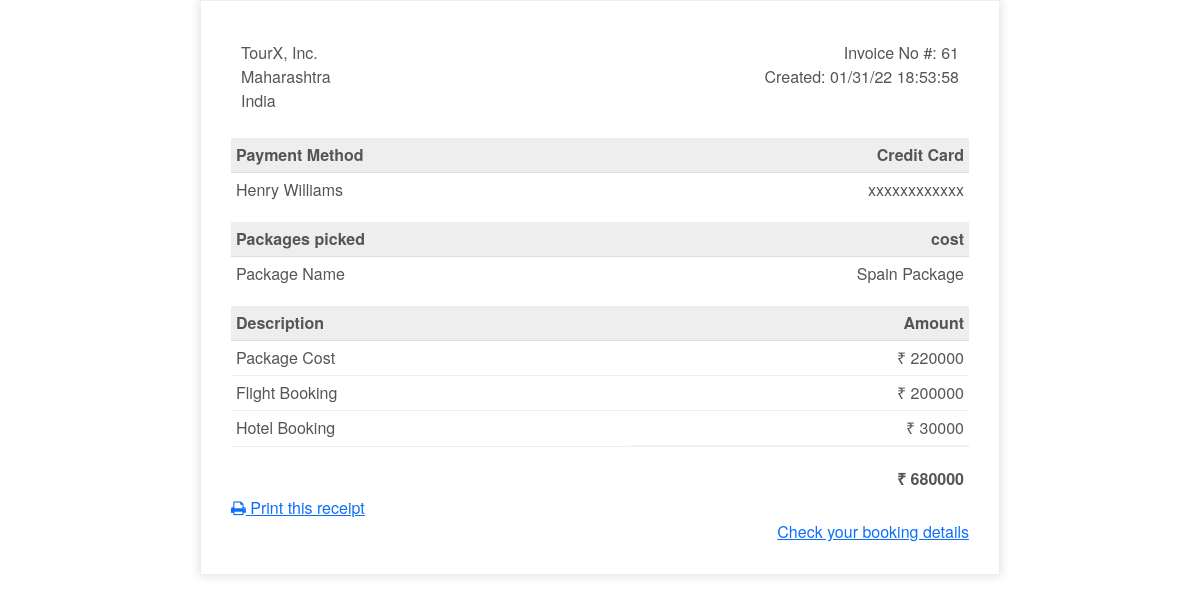
Page /bill (signed in) on the committed database.
### tables this page shows
CREATE TABLE "bookings" (
	"id"	INTEGER NOT NULL PRIMARY KEY AUTOINCREMENT,
	"name"	text NOT NULL,
	"email"	text NOT NULL,
	"passengers"	INTEGER NOT NULL,
	"package_name"	text NOT NULL,
	"place"	text NOT NULL,
	"no_of_days"	integer NOT NULL,
	"booking_date"	date NOT NULL,
	"booking_time"	TEXT,
	"category"	text NOT NULL,
	"room_type"	text NOT NULL,
	"no_of_guests"	integer NOT NULL,
	"check_in_date"	date NOT NULL,
	"check_out_date"	date NOT NULL,
	"trip_type"	text NOT NULL,
	"class_type"	text NOT NULL,
	"departure_d"	date NOT NULL,
	"return_d"	date NOT NULL,
	"source"	text NOT NULL,
	"destination"	text NOT NULL,
	"total_cost"	NUMERIC,
	"username"	text NOT NULL,
	FOREIGN KEY("username") REFERENCES "users"("username")
);

CREATE TABLE "destinations" (
	"id"	INTEGER NOT NULL PRIMARY KEY AUTOINCREMENT,
	"email"	text NOT NULL,
	"package_name"	text NOT NULL,
	"place"	text NOT NULL,
	"numOfDays"	text NOT NULL,
	"estimated_cost"	number NOT NULL,
	"username"	text,
	FOREIGN KEY("username") REFERENCES "users"("username")
);

CREATE TABLE "hotels" (
	"id"	INTEGER NOT NULL PRIMARY KEY AUTOINCREMENT,
	"email"	text NOT NULL,
	"cost"	number NOT NULL,
	"category"	text NOT NULL,
	"room_type"	text NOT NULL,
	"no_of_guests"	int NOT NULL,
	"check_in_date"	TEXT NOT NULL,
	"check_out_date"	TEXT NOT NULL,
	"username"	text,
	FOREIGN KEY("username") REFERENCES "users"("username")
);

### app.py (the view)
@app.route('/bill')
def bill():
    if request.method == 'GET':
        with sqlite3.connect('tour.db') as db:
            dest_details = db.execute("select package_name, estimated_cost from destinations inner join users on users.username=destinations.username and users.username = ?", (session['username'],))
            dest_row = dest_details.fetchall()
            hotel_details = db.execute("select cost, no_of_guests from hotels inner join users on users.username=hotels.username and users.username = ?", (session['username'],))
            hotel_row = hotel_details.fetchall()
            flight_details = db.execute("select flight_cost, passengers, trip_type from flights inner join users on users.username=flights.username and users.username = ?", (session['username'],))
            flight_row = flight_details.fetchall()
            booking_details = db.execute("select id, booking_date, booking_time from bookings inner join users on users.username=bookings.username and users.username = ?", (session['username'],))
            booking_row = booking_details.fetchall()
            for i in dest_row:
                package_name = i[0]
                dest_pack = i[1]
            for j in hotel_row:
                hotel_cost = j[0]
                no_of_guests = j[1]
            for k in flight_row:
                flight_cost = k[0]
                passengers = k[1]
                trip_type = k[2]
            for b in booking_row:
                booking_id = b[0]
                booking_date = b[1]
                booking_time = b[2]
            if trip_type == "Round Trip":
                flight_cost *= 2
            else:
                flight_cost = flight_cost
            total_amount = int(dest_pack) + (int(hotel_cost) * no_of_guests) + (int(flight_cost) * passengers)
        return render_template("billing.html", total_amount=total_amount, package_name=package_name, dest_pack=dest_pack, hotel_cost=hotel_cost, flight_cost=flight_cost, booking_id=booking_id, booking_date=booking_date, booking_time=booking_time)
    return render_template("home.html")

### templates/billing.html (shortened to what this page needs)
{% extends "layout.html" %}
{% block body %}
<div class="invoice-box">
    <table cellpadding="0" cellspacing="0">
        <tr class="top">
            <td colspan="2">
                <table>
                    <tr>
                        <td>
                            TourX, Inc.<br />
                            Maharashtra<br />
                            India
                        </td>
                        <td>
                            Invoice No #: {{ booking_id }}<br />
                            Created: {{ booking_date }} {{ booking_time }}<br />
                        </td>
                    </tr>
                </table>
            </td>
        </tr>
        <tr class="heading">
            <td>Payment Method</td>
            <td>Credit Card</td>
        </tr>
        <tr class="details">
            <td>{{ session['name'] }}</td>
            <td>xxxxxxxxxxxx</td>
        </tr>
        <tr class="heading">
            <td>Packages picked</td>
            <td>cost</td>
        </tr>
        <tr class="details">
            <td>Package Name</td>
            <td>{{ package_name }}</td>
        </tr>
        <tr class="heading">
            <td>Description</td>
            <td>Amount</td>
        </tr>
        <tr class="item">
            <td>Package Cost</td>
            <td>&#8377 {{ dest_pack }}</td>
        </tr>
        <tr class="item">
            <td>Flight Booking</td>
            <td>&#8377 {{ flight_cost }}</td>
        </tr>
        <tr class="item">
            <td>Hotel Booking</td>
            <td>&#8377 {{ hotel_cost }}</td>
        </tr>
        <tr class="total">
            <td></td>
            <td>&#8377 {{ total_amount }}</td>
        </tr>
    </table>
    <div class="print">
        <a href="{{ url_for('pdf') }}">
            <i class="fa fa-print"></i>
            Print this receipt
        </a>
    </div>
    <div align="right" class="bookings">
        <a href="{{ url_for('bookingdetails') }}">Check your booking details</a>
    </div>
</div>
{% endblock %}

### templates/billing.html (style rules this page uses)
.invoice-box { max-width: 800px; margin: auto; padding: 30px; border: 1px solid #eee; box-shadow: 0 0 10px rgba(0, 0, 0, 0.15); font-size: 16px; line-height: 24px; font-family: 'Helvetica Neue', 'Helvetica', Helvetica, Arial, sans-serif; color: #555; }
.invoice-box table { width: 100%; line-height: inherit; text-align: left; }
.invoice-box table td { padding: 5px; vertical-align: top; }
.invoice-box table tr td:nth-child(2) { text-align: right; }
.invoice-box table tr.top table td { padding-bottom: 20px; }
.invoice-box table tr.heading td { background: #eee; border-bottom: 1px solid #ddd; font-weight: bold; }
.invoice-box table tr.details td { padding-bottom: 20px; }
.invoice-box table tr.item td { border-bottom: 1px solid #eee; }
.invoice-box table tr.total td:nth-child(2) { padding-top: 20px; border-top: 2px solid #eee; font-weight: bold; }

### rows in the picture
bookings: booking_date "01/31/22", booking_time "18:53:58", name "Henry Williams"
destinations: package_name "Spain Package", estimated_cost "220000"
hotels: cost "30000"

### other values in the picture
{{ booking_id }} "61"
{{ flight_cost }} "200000"
{{ total_amount }} "680000"
